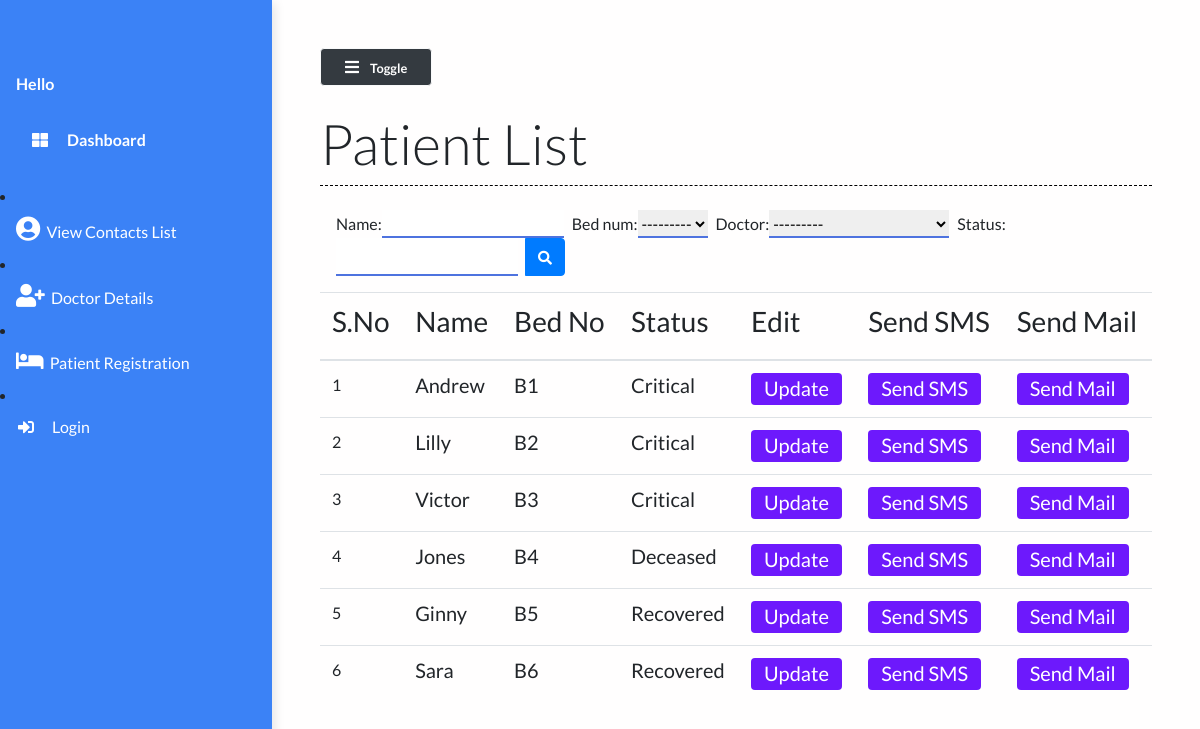
/patient_list/, run on the app's committed database.
### main/models.py (models this page shows, shortened)
class Patient(models.Model):
    name = models.CharField(max_length=50)
    phone_num = models.CharField(max_length=15)
    patient_relative_name = models.CharField(max_length=50, null=True)
    patient_relative_contact = models.CharField(max_length=15, null=True)
    address = models.TextField()
    SYMPTOMS = (
        ('Fever', 'Fever'),
        ('Dry cough', 'Dry cough'),
        ('Tiredness', 'Tiredness'),
        ('Aches and pains', 'Aches and pains'),
        ('Sore throat', 'Sore throat'),
        ('Diarrhoea', 'Diarrhoea'),
        ('Loss of taste or smell', 'Loss of taste or smell'),
        ('Difficulty in breathing or shortness of breath', 'Difficulty in breathing or shortness of breath'),
        ('Chest pain or pressure', 'Chest pain or pressure'),
        ('Loss of speech or movement', 'Loss of speech or movement'),
    )
    symptoms = MultiSelectField(choices=SYMPTOMS, null=True)
    prior_ailments = models.TextField()
    bed_num = models.ForeignKey("Bed", on_delete=models.CASCADE)
    dob = models.DateField(null=True)
    doctor = models.ForeignKey("Doctor", on_delete=models.CASCADE, null=True)
    doctors_notes = models.TextField(null=True, blank=True)
    doctors_visiting_time = models.CharField(null=True, max_length=50, blank=True)
    status = models.CharField(max_length=50)

class Bed(models.Model):
    bed_number = models.CharField(max_length=50)
    occupied = models.BooleanField()
    def __str__(self):
        return self.bed_number

### main/views.py (the view)
# urls.py: path("patient_list/", views.patient_list, name="patient_list"),
def patient_list(request):
    patients = Patient.objects.all()
    myFilter = PatientFilter(request.GET, queryset=patients)
    patients = myFilter.qs
    context = {
        'patients': patients,
        'myFilter': myFilter
    }
    return render(request, 'main/patient_list.html', context)

### main/models.py (called while the page is built)
    def __str__(self):
        return self.name

### main/templates/main/patient_list.html (shortened to what this page needs)
{% extends 'main/base.html' %}
{% load static %}
{% block contentTitle %}
    Patient List
{% endblock contentTitle %}
{% block content %}
    <form class="d-none d-sm-inline-block form-inline mr-auto ml-md-3 my-2 my-md-0 mw-100 navbar-search mb-3" method="GET" id="list">
        <div class="input-group">
        {{myFilter.form}}
            <div class="input-group-append">
                <button class="btn btn-primary btn-block" type="submit">
                    <i class="fas fa-search fa-sm"></i>
                </button>
            </div>
        </div>
    </form>
     <div class="table-responsive mt-3">
        <table class="table table-hover">
            <thead>
                <th><h3>S.No</h3></th>
                <th><h3>Name</h3></th>
                <th><h3>Bed No</h3></th>
                <th><h3>Status</h3></th>
                <th><h3>Edit</h3></th>
                <th><h3>Send SMS</h3></th>
                <th><h3>Send Mail</h3></th>
            </thead>
            <tbody>
                {% for patient in patients %}
                <tr class="mx-auto">
                    <td><input type="number">
                    </td>
                    <td scope="row"><h5>{{ patient.name }}</h5></td>
                    <td><h5>{{ patient.bed_num }}</h5></td>
                    <td><h5>{{ patient.status }}</h5></td>
                    <td><a href="/patient/{{patient.id}}" class="btn btn-purple"><h5>Update</h5></a></td>
                    <td><a href="{% url 'sendsms' %}" class="btn btn-purple"><h5>Send SMS</h5></a></td>
                    <td><a href="{% url 'sendmail'%}" class="btn btn-purple"><h5>Send Mail</h5></a></td>
                </tr>
                {% endfor %}
            </tbody>
        </table>
    </div>
{% endblock content %}

### static/styles/base.css (style rules this page uses)
body { background: #fffefe; min-height: 100vh; overflow-x: hidden; font-family:Lato,'Helvetica Neue',Helvetica,Arial,sans-serif; }
.btn-purple { background: #6d19fc; color: #ffffff; height: 2rem; padding-top: 2px; }
#id_name { margin-right: 0.5rem; border: none; outline: none; border-bottom: 2px solid #4e73df; }
#id_bed_num { margin-right: 0.5rem; border: none; outline: none; border-bottom: 2px solid #4e73df; }
#id_status { margin-right: 0.5rem; border: none; outline: none; border-bottom: 2px solid #4e73df; }
#id_doctor { margin-right: 0.5rem; border: none; outline: none; border-bottom: 2px solid #4e73df; }

### data on the page
Patient: name "Andrew", bed_num "B1", status "Critical"
Patient: name "Lilly", bed_num "B2", status "Critical"
Patient: name "Victor", bed_num "B3", status "Critical"
Patient: name "Jones", bed_num "B4", status "Deceased"
Patient: name "Ginny", bed_num "B5", status "Recovered"
Patient: name "Sara", bed_num "B6", status "Recovered"
